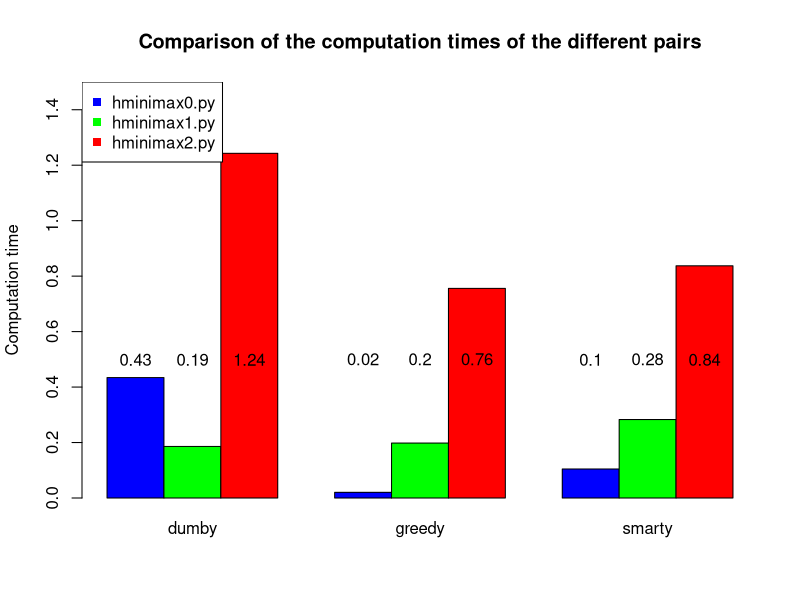

Write the R code that produced this figure.
dumby_time <- c(0.43427276611328125, 0.18589186668395996, 1.2429444789886475)
greedy_time <- c(0.020479202270507812, 0.19808149337768555, 0.7558848857879639)
smarty_time<- c(0.10458183288574219, 0.2829768657684326, 0.8371939659118652)

colors <- c("blue", "green", "red", "blue", "green", "red", "blue", "green", "red")

barplot(cbind(dumby_time, greedy_time, smarty_time), beside = TRUE, names.arg = c("dumby", "greedy", "smarty"), col = colors, ylim = c(0,1.5), main = "Comparison of the computation times of the different pairs", ylab = "Computation time")
legend("topleft", legend = c("hminimax0.py", "hminimax1.py", "hminimax2.py"), col=c("blue", "green", "red"), pch = c(15,15))

text(1.5,0.5,round(0.43427276611328125, digits=2), srt=0, col = "black")
text(2.5,0.5,round(0.18589186668395996, digits=2), srt=0, col = "black")
text(3.5,0.5,round(1.2429444789886475, digits=2), srt=0,col = "black")

text(5.5,0.5,round(0.020479202270507812, digits=2), srt=0, col = "black")
text(6.5,0.5,round(0.19808149337768555, digits=2), srt=0, col = "black")
text(7.5,0.5,round(0.7558848857879639, digits=2), srt=0, col = "black")

text(9.5,0.5,round(0.10458183288574219, digits=2), srt=0, col = "black")
text(10.5,0.5,round(0.2829768657684326, digits=2), srt=0, col = "black")
text(11.5,0.5,round(0.8371939659118652, digits=2), srt=0, col = "black")